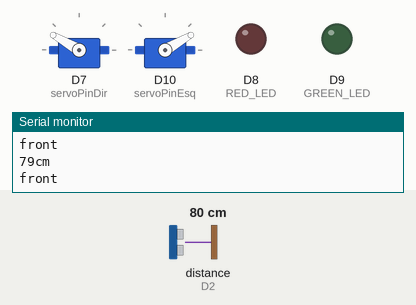
Recording of a sketch running on a simulated Arduino Due. Shown: 2 × servo, output pins drawn as LEDs (lit = HIGH), the last lines printed to the serial monitor. Wiring (inferred from the names in the program): ultrasonic range finder: trigger D3; echo D2. The test bench sets the inputs (shaded band); at power-on: distance to the obstacle (sensor on D2) 80 cm. The echo pulse lasts 58.3 µs per cm; pins used as bus, display or sensor lines are not drawn.

Above: at 1.2 s.
1.3 s: distance to the obstacle (sensor on D2) set to 22 cm
2.8 s: distance to the obstacle (sensor on D2) set to 19 cm
At 3.2 s:
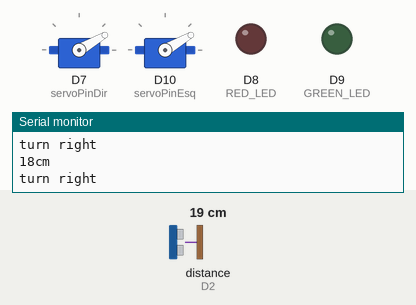
4.3 s: distance to the obstacle (sensor on D2) set to 35 cm
At 5.2 s:
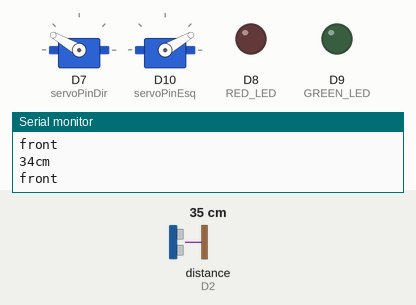
5.8 s: distance to the obstacle (sensor on D2) set to 2 cm
At 6.5 s:
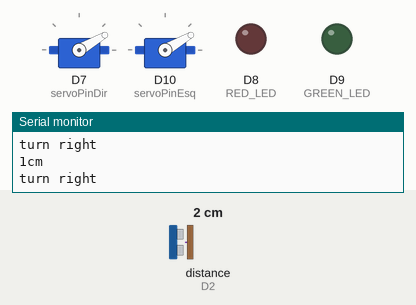
Timing chart, 0 to 8.3 s (numbered marks = the images above; inputs shaded):
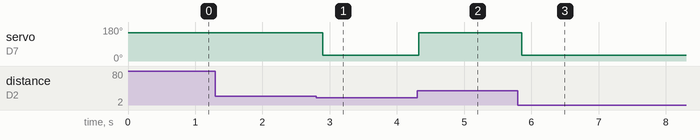

Measured:
- the behaviour switches between 21 and 20 cm on distance to the obstacle (sensor on D2) (found by bisection; images 0 and 1)
- after the input at 2.8 s, servo on D7 (servoPinDir): 150° → 30° after 0.10 s
- after the input at 4.3 s, servo on D7 (servoPinDir): 30° → 150° at once
- after the input at 5.8 s, servo on D7 (servoPinDir): 150° → 30° after 0.06 s

The sketch:

autonomous_car.ino
```cpp
#include <Servo.h>        //add Servo Motor library
//#include <NewPing.h>      //add Ultrasonic sensor library
#define ECHOPIN 2
#define TRIGPIN 3
#define RED_LED 8
#define GREEN_LED 9
#define DISTANCE_1 20 //cm
#define DISTANCE_2 30 //cm
int servoPinDir = 7;
int servoPinEsq = 10;
int dist;
Servo ServoDir;
Servo ServoEsq;

void setup() {
  Serial.begin(9600);
  pinMode(TRIGPIN, OUTPUT);
  pinMode(ECHOPIN, INPUT);
  ServoDir.attach(servoPinDir);
  ServoEsq.attach(servoPinEsq);
  pinMode(RED_LED, OUTPUT);
  pinMode(GREEN_LED, OUTPUT);
  digitalWrite(TRIGPIN, LOW);

}
void loop() {
  //delay(500);
  dist = get_distance();
  if (dist < DISTANCE_1) {
    //back();
    right();
  }
  /*
  else if ( dist < DISTANCE_2 and dist > DISTANCE_1) {
    right();
  }
  */
  else {
    front();
  }
  delay(100);
}

int get_distance() {
  int distance;
  int duration;
  digitalWrite(TRIGPIN, HIGH);
  delayMicroseconds(10);
  digitalWrite(TRIGPIN, LOW);
  duration = pulseIn(ECHOPIN, HIGH);
  distance = duration * 0.034 / 2; //cm
  Serial.print(distance);
  Serial.println("cm");
  return distance;
}

void front() {
  ServoDir.write(150);
  ServoEsq.write(30);
  Serial.println("front");
}

void back() {
  ServoDir.write(30);
  ServoEsq.write(150);
  Serial.println("back");
}

void right() {
  ServoDir.write(30);
  ServoEsq.write(30);
  Serial.println("turn right");
}
```
